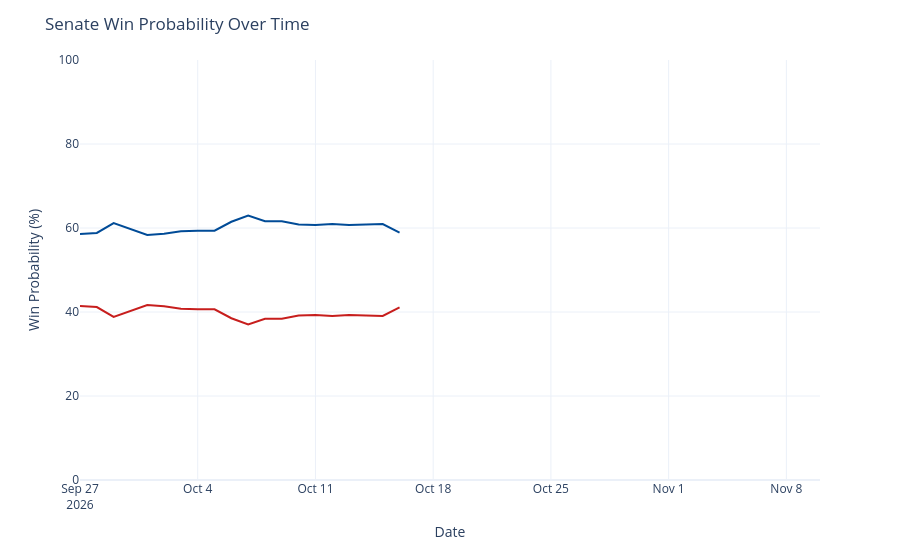

The code cell stored with this chart in its notebook:
### Code cell
chance_over_time = output_ts[(output_ts['geo'] == 'US Senate') &
                             (output_ts['type'] == 'chance')]
chance_over_time['rep_chance'] = chance_over_time['y'].map(lambda x: 100 - x)
chance_over_time = chance_over_time.rename({'y': 'Democrats', 'rep_chance': 'Republicans'}, axis=1)
chance_time_ser = px.line(chance_over_time, x='date', y=['Democrats', 'Republicans'], template='plotly_white',
                         color_discrete_map={'Democrats': '#004b97', 'Republicans': '#c71e1d'},)
chance_time_ser.update_traces(hovertemplate="%{y:.1f}%")
chance_time_ser.update_layout(
    xaxis=dict(range=[pd.to_datetime('2026-09-27'), pd.to_datetime('2026-11-10')]),
    yaxis=dict(range=[0, 100]),
    xaxis_title='Date',
    yaxis_title='Win Probability (%)',
    title=dict(text="Senate Win Probability Over Time"),
    hovermode="x",
    showlegend=False
)
chance_time_ser

### Figure 1 — Plotly figure (JSON) as saved in the notebook; plotly's stock layout.template omitted (floating-point values rounded to 4 significant figures)
{"data": [{"hovertemplate": "%{y:.1f}%", "legendgroup": "Democrats", "line": {"color": "#004b97", "dash": "solid"}, "marker": {"symbol": "circle"}, "mode": "lines", "name": "Democrats", "orientation": "v", "showlegend": true, "type": "scatter", "x": ["2026-09-27", "2026-09-28", "2026-09-29", "2026-09-30", "2026-10-01", "2026-10-02", "2026-10-03", "2026-10-04", "2026-10-05", "2026-10-06", "2026-10-07", "2026-10-08", "2026-10-09", "2026-10-10", "2026-10-11", "2026-10-12", "2026-10-13", "2026-10-15", "2026-10-16"], "xaxis": "x", "y": [58.6, 58.83, 61.17, 59.8, 58.36, 58.64, 59.21, 59.34, 59.36, 61.49, 62.99, 61.61, 61.59, 60.85, 60.69, 60.92, 60.74, 60.95, 58.91], "yaxis": "y"}, {"hovertemplate": "%{y:.1f}%", "legendgroup": "Republicans", "line": {"color": "#c71e1d", "dash": "solid"}, "marker": {"symbol": "circle"}, "mode": "lines", "name": "Republicans", "orientation": "v", "showlegend": true, "type": "scatter", "x": ["2026-09-27", "2026-09-28", "2026-09-29", "2026-09-30", "2026-10-01", "2026-10-02", "2026-10-03", "2026-10-04", "2026-10-05", "2026-10-06", "2026-10-07", "2026-10-08", "2026-10-09", "2026-10-10", "2026-10-11", "2026-10-12", "2026-10-13", "2026-10-15", "2026-10-16"], "xaxis": "x", "y": [41.4, 41.17, 38.83, 40.2, 41.64, 41.36, 40.79, 40.66, 40.64, 38.51, 37.01, 38.39, 38.41, 39.15, 39.31, 39.08, 39.26, 39.05, 41.09], "yaxis": "y"}], "layout": {"hovermode": "x", "legend": {"title": {"text": "variable"}, "tracegroupgap": 0}, "margin": {"t": 60}, "showlegend": false, "title": {"text": "Senate Win Probability Over Time"}, "xaxis": {"anchor": "y", "domain": [0, 1], "range": ["2026-09-27T00:00:00", "2026-11-10T00:00:00"], "title": {"text": "Date"}}, "yaxis": {"anchor": "x", "domain": [0, 1], "range": [0, 100], "title": {"text": "Win Probability (%)"}}}}
